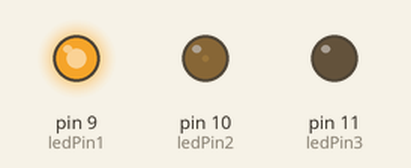
Recording of a sketch running on a simulated Arduino Uno, built with avr-gcc and run on an emulated ATmega328P. On the bench: output pins drawn as LEDs (lit = HIGH). Random numbers use the default seed unless the sketch sets one.

Above: at 0.12 s.
At 9.17 s:
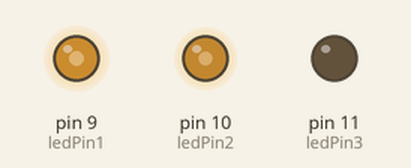
At 19.93 s:
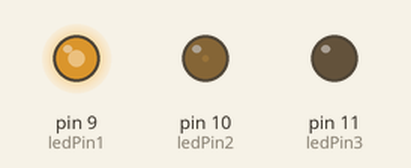
At 38.02 s:
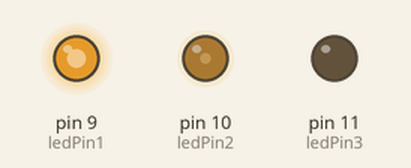
Timing chart, 0 to 40.0 s (numbered marks = the images above):
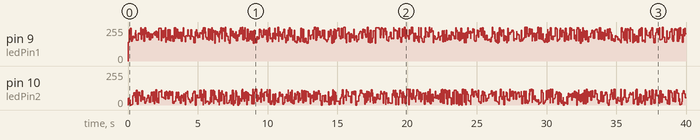

The sketch:

RGB_led_fire.ino
```cpp
// LED Fire Effect

int ledPin1 = 9; //red
int ledPin2 = 10; //gree
int ledPin3 = 11; //blue

void setup()
{
pinMode(ledPin1, OUTPUT);
pinMode(ledPin2, OUTPUT);
pinMode(ledPin3, OUTPUT);
analogWrite(ledPin3, 0);
}

void loop() {
analogWrite(ledPin1, random(120)+135);
analogWrite(ledPin2, random(120)+0);
delay(random(100));
}
```
